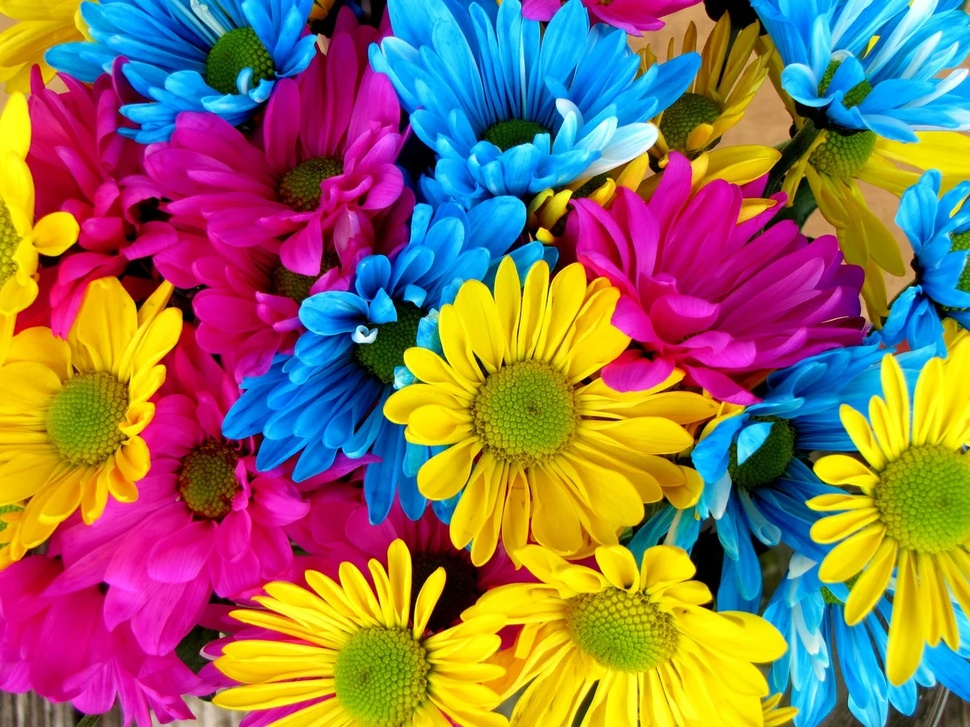
#> input picture 12.jpg, 970 x 727 px, shrunk from 1200 x 900 before the run
$ python objectsrch.py
#> lines starting #> are read from the running program, lines starting #| are printed output that depends on the picture; after the words box and inside, x2 and y2 are one past the last pixel; in counts of white or black regions, pixels touching at a corner belong together
import cv2

image = cv2.imread('12.jpg')
#> image is the input picture: shape (727, 970, 3); mean B, G, R 91.7, 112.4, 141.5
image_hsv = cv2.cvtColor(image, cv2.COLOR_BGR2HSV)
#> image_hsv: shape (727, 970, 3); mean H, S, V 85.1, 231.9, 190.7
image_lov = (97, 50, 50)
image_high = (115, 255, 255)
image_hsv = cv2.inRange(image_hsv, image_lov, image_high)
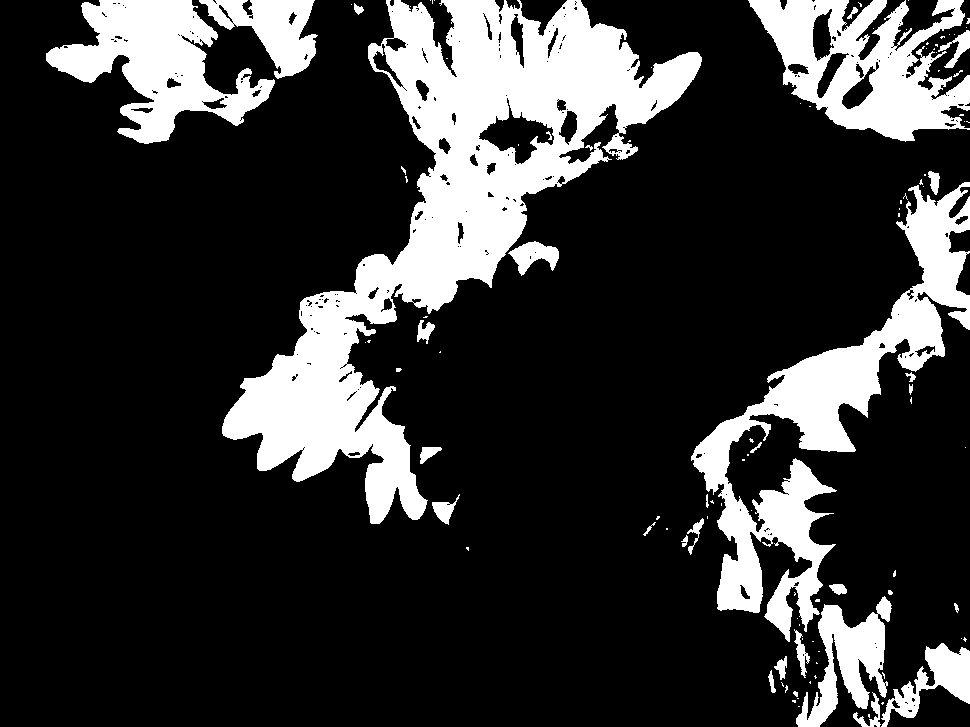
#> image_hsv: shape (727, 970); 21% white; 110 white regions (76 under 20 px)
cntr, hr = cv2.findContours(image_hsv.copy(), cv2.RETR_TREE, cv2.CHAIN_APPROX_SIMPLE)
#> cntr = 385 contours, 305 with area under 20; largest, box (x1, y1, x2, y2) and area: (222, 0, 702, 524) 73272, (691, 182, 970, 642) 28248, (748, 0, 970, 142) 17864, (46, 0, 275, 144) 14889, (796, 596, 892, 727) 5086; hr = 385 rows, first 6: [1, -1, -1, -1], [2, 0, -1, -1], [3, 1, -1, -1], [4, 2, -1, -1], [5, 3, -1, -1], [6, 4, -1, -1]
cv2.drawContours(image, cntr, -1, (0, 255, 0), 2, cv2.LINE_AA, hr, 2)
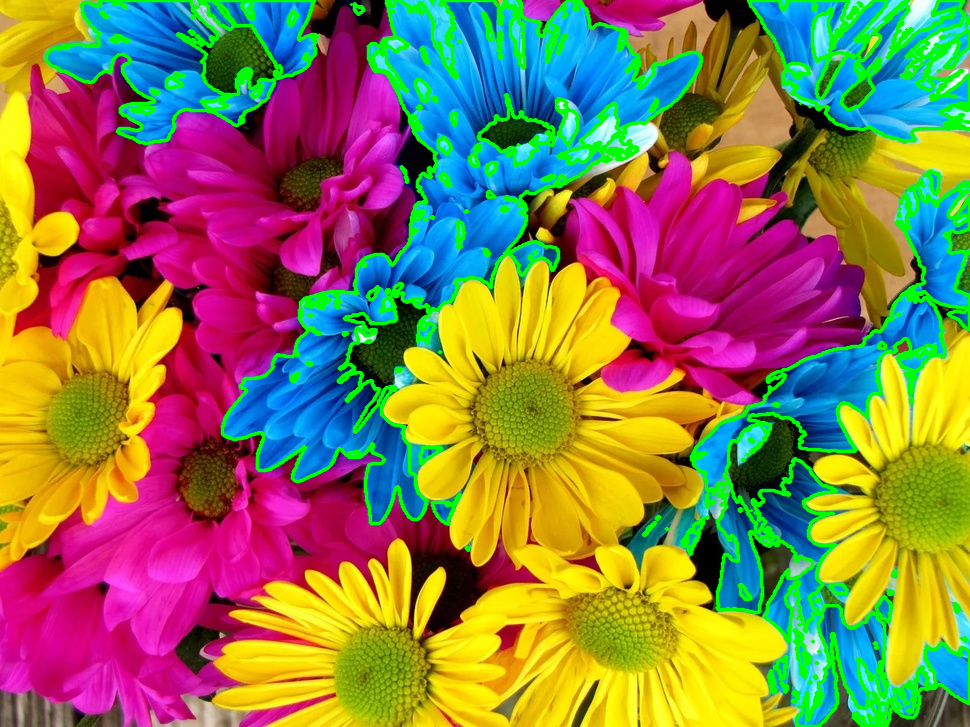
#> image: shape (727, 970, 3); 10.47% of pixels changed, all inside (x1, y1, x2, y2) = (44, 0, 970, 727)
cv2.imshow('12.jpg', image)
cv2.waitKey(0)
cv2.destroyAllWindows()
